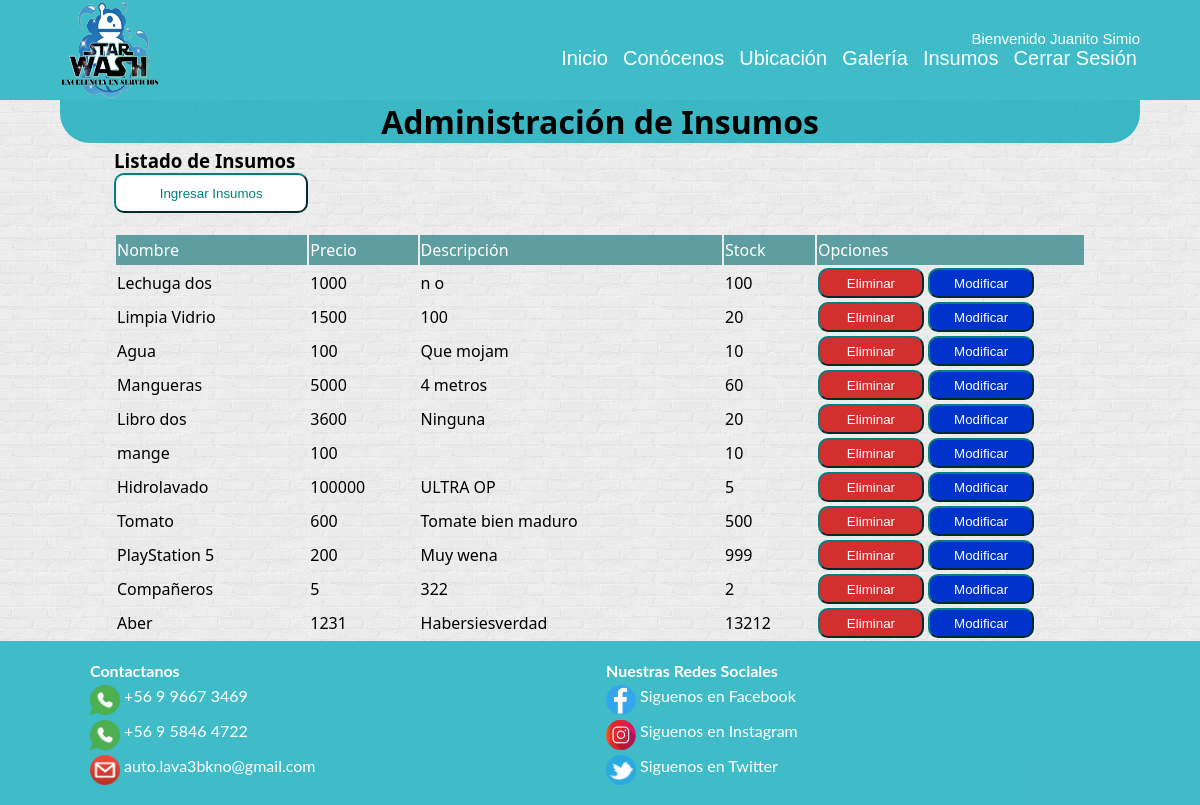
Page /administracion_insumos/ (signed in) on the committed database.
### StarWash/models.py (models this page shows, shortened)
class Insumo (models.Model):
    nombre = models.CharField(max_length=80, primary_key=True)
    precio = models.IntegerField()
    descripcion = models.TextField(max_length=200, null=True)
    stock = models.IntegerField()

### StarWash/views.py (the view, shortened to what this page needs)
# urls.py: path('administracion_insumos/', adminInsumo, name='ADMIN_INSUMO'),
@login_required(login_url='/login/') #pide que este logeado
@permission_required('StarWash.view_insumo', login_url='/login/') #pide un permiso para ver insumos
def adminInsumo(request):
    lista_insumos = Insumo.objects.all()
    return render(request,'web/admin_insumos.html',{'lista_insumos':lista_insumos})

### StarWash/templates/web/admin_insumos.html (shortened to what this page needs)
{% extends "web/base.html" %} {% load static%} {% block contenido%}
<h1>Administración de Insumos</h1>
<div class=container>
    <h3> Listado de Insumos</h3>
    <input class="boton-admin" type="button" value="Ingresar Insumos" onclick="ir()">
    <table class="tabla-insumos">
        <tr class="titulo-tabla">
            <td>Nombre</td>
            <td>Precio</td>
            <td>Descripción</td>
            <td>Stock</td>
            <td>Opciones</td>
        </tr>
        {% for i in lista_insumos %}
        <tr class="datos-tabla">
            <td>{{i.nombre}}</td>
            <td>{{i.precio}}</td>
            <td>{{i.descripcion}}</td>
            <td>{{i.stock}}</td>
            <td>
                <input class="boton-eliminar" type="button" value="Eliminar" onclick="eliminar('{{i.nombre}}')">
                <input class="boton-modificar" type="button" value="Modificar" onclick="actualizar('{{i.nombre}}')">
            </td>
        </tr>
        {% endfor %}
    </table>
</div>
{% endblock contenido %}

### StarWash/templates/web/base.html (shortened to what this page needs)
<!DOCTYPE html>
<html lang="es">
{% load static %}
<head>
    <link rel="stylesheet" href="{% static 'css/estilos.css' %}"> {% block estilos %} {% endblock estilos %}
</head>
<body>
    <header class="header">
        <div class="container logo-nav-container">
            <div class="logo">
                <a href="{% url 'INDEX' %}">
                    <img src="{% static 'img/logo/Logo.png' %}" alt="">
                </a>
            </div>
            <div class="barraMenu">
                <div class="bienvenidaUsuario">
                    {% if user.is_authenticated %}
                    <p> Bienvenido {{user.first_name}} {{user.last_name}}</p>
                    {% endif%}
                </div>
                <nav class="navigation">
                    <ul class="">
                        <li><a href="{% url 'INDEX' %}">Inicio</a></li>
                        <li><a href="{% url 'CONOCENOS' %}">Conócenos</a></li>
                        <li><a href="{% url 'UBICACION' %}">Ubicación</a></li>
                        <li><a href="{% url 'GALERIA' %}">Galería</a></li>
                        {% if user.is_authenticated %}
                        <li><a href="{% url 'INSUMOS' %}">Insumos</a></li>
                        <li><a href="{% url 'LOGOUT' %}">Cerrar Sesión</a></li>
                        {% else %}
                        <li><a href="{% url 'FORMULARIO' %}">Registrar</a></li>
                        <li><a href="{% url 'LOGIN' %}">Iniciar Sesión</a></li>
                        {% endif%}
                    </ul>
                </nav>
            </div>
        </div>
    </header>
    <main class="main">
        <div class="container">
            {% block contenido %} {% endblock contenido %}
        </div>
    </main>
    <footer class="footer">
        <div class="container">
            <div class="icon-footer ">
                <div class="contactanos">
                    <h4>Contactanos</h4>
                    <p>
                        <a href="https://web.whatsapp.com/ " target="_blank ">
                            <img src="{% static 'img/redesSociales/icon_whatsapp.png' %} "> +56 9 9667 3469
                        </a>
                    </p>
                    <p>
                        <a href="https://web.whatsapp.com/ " target="_blank ">
                            <img src="{% static 'img/redesSociales/icon_whatsapp.png' %} "> +56 9 5846 4722
                        </a>
                    </p>
                    <p>
                        <a href="https://www.gmail.com/mail/help/intl/es/about.html?iframe " target="_blank ">
                            <img src="{% static 'img/redesSociales/icon_gmail.png' %} "> auto.lava3bkno@gmail.com
                        </a>
                    </p>
                </div>
                <div class="redesSociales">
                    <h4>Nuestras Redes Sociales</h4>
                    <p>
                        <a href="https://www.facebook.com/miguel.lavado.1829 " target="_blank ">
                            <img src="{% static 'img/redesSociales/icon_facebook.png' %} "> Siguenos en Facebook
                        </a>
                    </p>
                    <p>
                        <a href="https://www.instagram.com/autolavtresope/?hl=en " target="_blank ">
                            <img src="{% static 'img/redesSociales/icon_instagram.png' %} "> Siguenos en Instagram
                        </a>
                    </p>
                    <p>
                        <a href="https://twitter.com/AutoLavado7 " target="_blank ">
                            <img src="{% static 'img/redesSociales/icon_twitter.png' %} "> Siguenos en Twitter
                        </a>
                    </p>
                </div>
            </div>
        </div>
    </footer>
</body>
</html>

### StarWash/static/css/estilos.css (style rules this page uses)
* { margin: 0; }
.container { width: 90%; height: 100%; max-width: 1400px; margin: 0 auto; }
.container h1 { background: #1abc; text-align: center; margin-bottom: 5px; border-bottom-left-radius: 30px; border-bottom-right-radius: 30px; }
.header { background: #1abc; color: white; left: 0; top: 0; width: 100%; }
.header a { text-decoration: none; color: white; }
.logo { width: 100px; height: 100px; }
.logo img { width: 100%; height: 100%; }
.logo-nav-container { display: flex; justify-content: space-between; align-items: center; flex-wrap: wrap; }
.bienvenidaUsuario { text-align: right; margin-right: 0; text-decoration: none; color: white; font-family: 'Gill Sans', 'Gill Sans MT', Calibri, 'Trebuchet MS', sans-serif; font-size: 15px; }
.navigation ul li { display: inline-block; padding-left: 5px; right: 0; text-align: center; }
.navigation a { padding: 3px; transition: all 0.4s linear; border-radius: 5px; font-family: 'Gill Sans', 'Gill Sans MT', Calibri, 'Trebuchet MS', sans-serif; font-size: 20px; }
.main { width: 100%; height: 100%; font-family: 'Segoe UI', Tahoma, Geneva, Verdana, sans-serif; background-image: url(../img/brickwall.png); }
.footer { background: #1abc; width: 100%; margin-bottom: 0; position: relative; }
.footer h5, h4 { color: white; }
.icon-footer { display: flex; flex-wrap: wrap; padding-top: 20px; padding-bottom: 20px; }
.icon-footer img { height: 30px; width: 30px; margin-top: 5px; vertical-align: middle; }
.icon-footer a { text-decoration: none; color: white; }
.contactanos { width: 45%; padding-left: 30px; }
.redesSociales { width: 45%; padding-left: 30px; }
body { font-family: 'lato'; }
.boton-admin { border-radius: 10px; border-color: teal; background-color: white; width: 20%; height: 40px; color: teal; }
.tabla-insumos { margin: auto; margin-top: 20px; width: 100%; }
.titulo-tabla { background-color: cadetblue; color: white; height: 30px; width: 100%; }
.datos-tabla { color: black; height: 30px; border-top: 5px; border-bottom: 50px; width: 100%; }
.boton-eliminar { background-color: #D32F2F; color: white; border-radius: 10px; height: 30px; width: 40%; border-color: teal; cursor: pointer; }
.boton-modificar { background-color: #0033CC; color: white; border-radius: 10px; height: 30px; width: 40%; border-color: teal; cursor: pointer; }

### rows in the picture
Insumo: nombre "Lechuga dos", precio "1000", descripcion "n o", stock "100"
Insumo: nombre "Limpia Vidrio", precio "1500", descripcion "100", stock "20"
Insumo: nombre "Agua", precio "100", descripcion "Que mojam", stock "10"
Insumo: nombre "Mangueras", precio "5000", descripcion "4 metros", stock "60"
Insumo: nombre "Libro dos", precio "3600", descripcion "Ninguna", stock "20"
Insumo: nombre "mange", precio "100", stock "10"
Insumo: nombre "Hidrolavado", precio "100000", descripcion "ULTRA OP", stock "5"
Insumo: nombre "Tomato", precio "600", descripcion "Tomate bien maduro", stock "500"
Insumo: nombre "PlayStation 5", precio "200", descripcion "Muy wena", stock "999"
Insumo: nombre "Compañeros", precio "5", descripcion "322", stock "2"
Insumo: nombre "Aber", precio "1231", descripcion "Habersiesverdad", stock "13212"

### other values in the picture
{{ user.first_name }} "Juanito"
{{ user.last_name }} "Simio"
